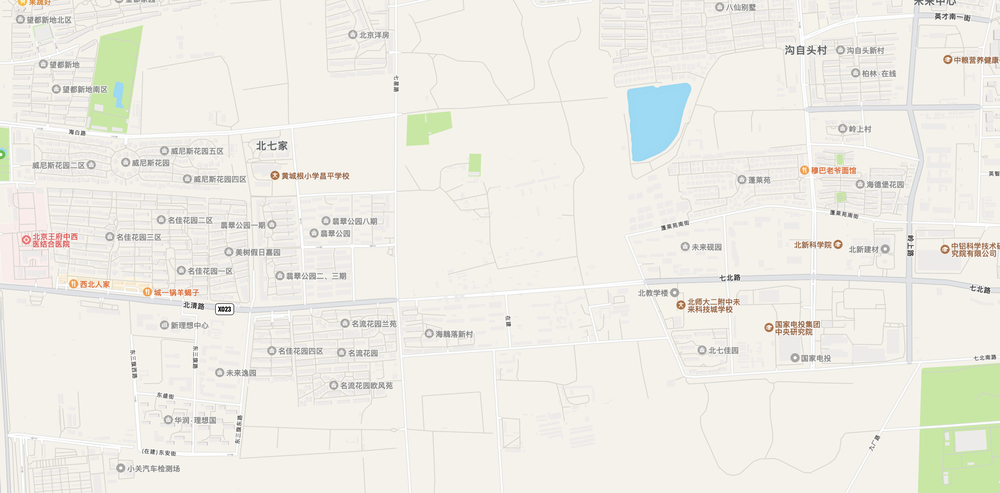
#> input picture screenshot/4.png, 1000 x 493 px, shrunk from 2840 x 1400 before the run
$ python pingjie.py
#> lines starting #> are read from the running program, lines starting #| are printed output that depends on the picture
import pyautogui
from PIL import Image
import os
import time

# 将所有图片拼成一个大图片


image_test = Image.open(os.path.dirname(__file__) + '/screenshot/4.png')
#> image_test is the input picture: PIL image 1000x493 RGBA; mean R, G, B, A 238.2, 236.7, 229.4, 255
each_width = image_test.width
#> each_width = 1000
total_width = each_width * 5
#> total_width = 5000
each_height = image_test.height
#> each_height = 493
total_height = each_height * 2
#> total_height = 986
print(total_width, total_height)
#| 5000 986


big_image = Image.new('RGB', (total_width, total_height))
#> big_image: PIL image 5000x986 RGB; every value is 0

x_offset = 0
y_offset = 0

image4 = Image.open(os.path.dirname(__file__) + '/screenshot/4.png')
big_image.paste(image4, (x_offset, 0))
x_offset += each_width
#> x_offset = 1000

image3 = Image.open(os.path.dirname(__file__) + '/screenshot/3.png')
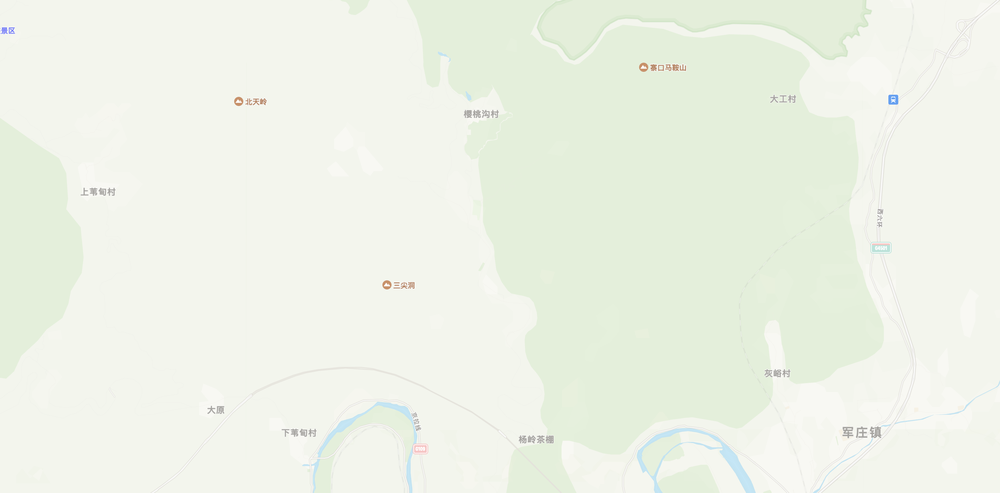
#> input picture screenshot/3.png, 1000 x 493 px, shrunk from 2840 x 1400 before the run
#> image3 is the input picture: PIL image 1000x493 RGBA; mean R, G, B, A 237.5, 242.5, 230.7, 255
big_image.paste(image3, (x_offset, 0))
x_offset += each_width
#> x_offset = 2000

image2 = Image.open(os.path.dirname(__file__) + '/screenshot/2.png')
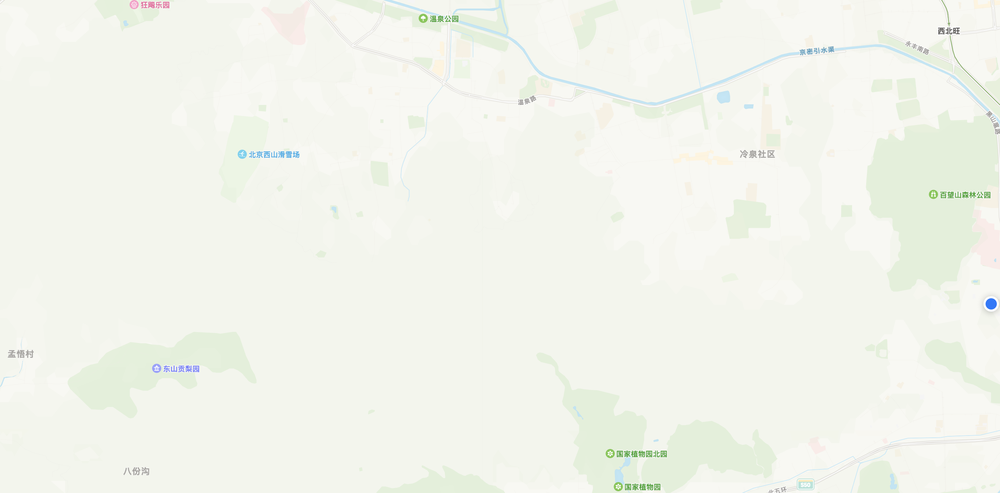
#> input picture screenshot/2.png, 1000 x 493 px, shrunk from 2840 x 1400 before the run
#> image2 is the input picture: PIL image 1000x493 RGBA; mean R, G, B, A 242, 244.5, 236.1, 255
big_image.paste(image2, (x_offset, 0))
x_offset += each_width
#> x_offset = 3000

image1 = Image.open(os.path.dirname(__file__) + '/screenshot/1.png')
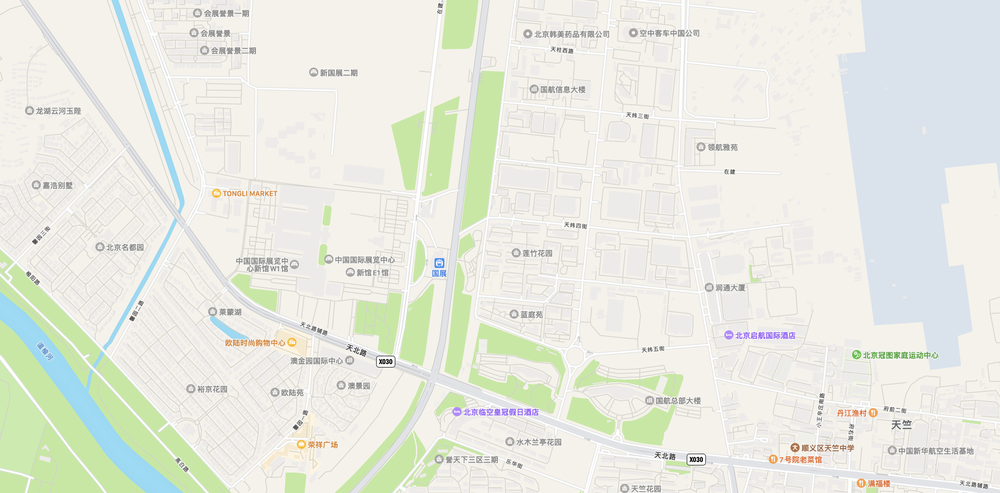
#> input picture screenshot/1.png, 1000 x 493 px, shrunk from 2840 x 1400 before the run
#> image1 is the input picture: PIL image 1000x493 RGBA; mean R, G, B, A 232.2, 234.8, 225.6, 255
big_image.paste(image1, (x_offset, 0))
x_offset += each_width
#> x_offset = 4000

image0 = Image.open(os.path.dirname(__file__) + '/screenshot/0.png')
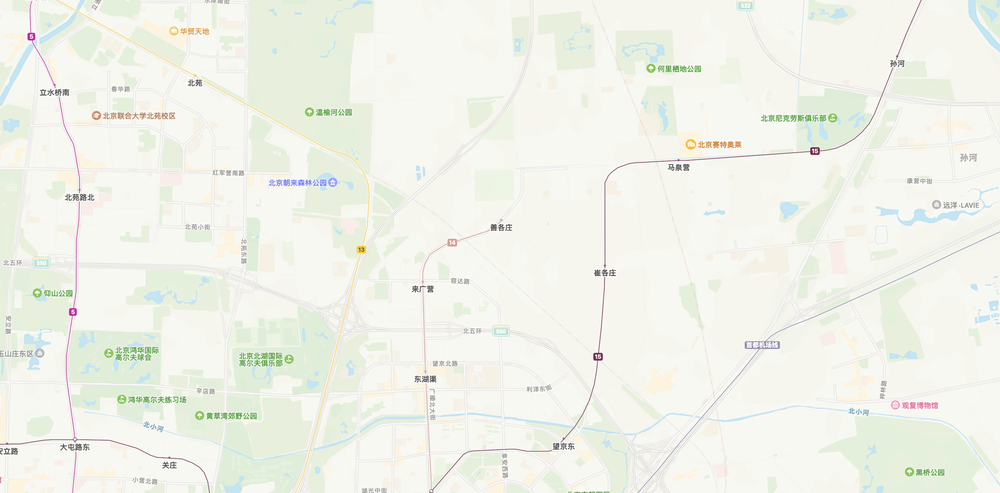
#> input picture screenshot/0.png, 1000 x 493 px, shrunk from 2840 x 1400 before the run
#> image0 is the input picture: PIL image 1000x493 RGBA; mean R, G, B, A 240.5, 242.7, 234.1, 255
big_image.paste(image0, (x_offset, 0))
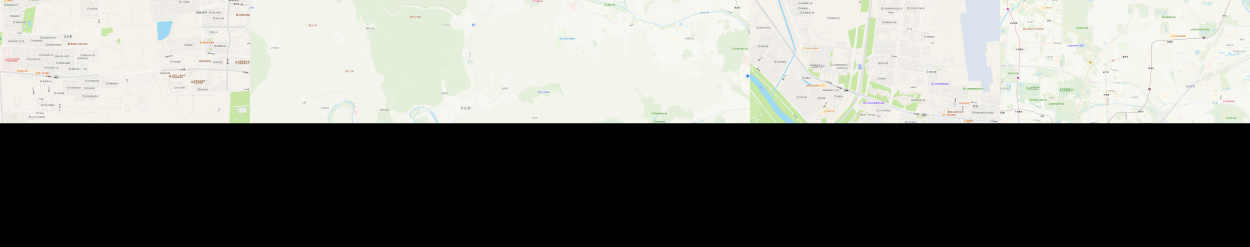
#> big_image: PIL image 5000x986 RGB (shown at 1/4 size); mean R, G, B 119, 120.1, 115.6
x_offset += each_width
#> x_offset = 5000


#  第二排
x_offset = 0
y_offset += each_height
#> y_offset = 493
image5 = Image.open(os.path.dirname(__file__) + '/screenshot/5.png')
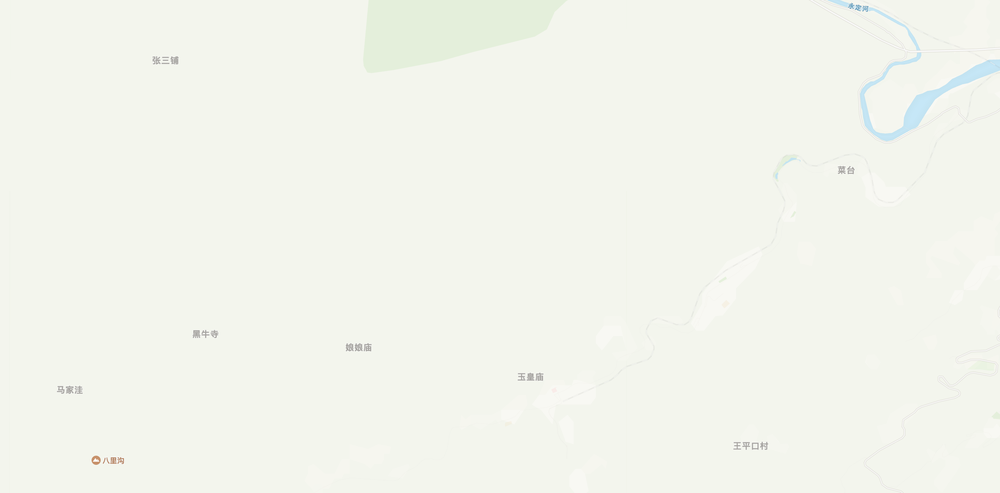
#> input picture screenshot/5.png, 1000 x 493 px, shrunk from 2840 x 1400 before the run
#> image5 is the input picture: PIL image 1000x493 RGBA; mean R, G, B, A 242.4, 244.7, 236.6, 255
big_image.paste(image5, (x_offset, y_offset))
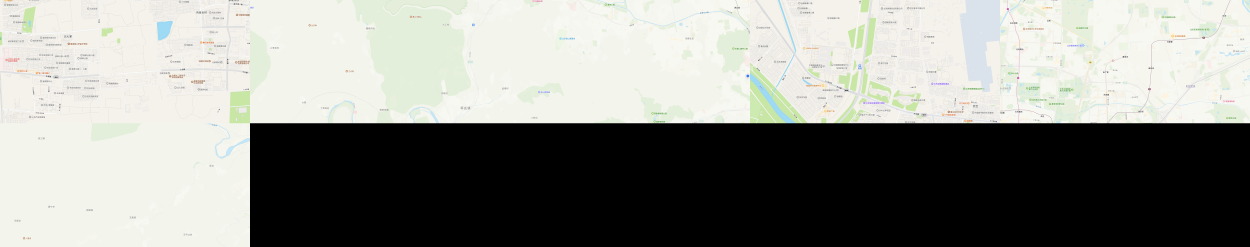
#> big_image: PIL image 5000x986 RGB (shown at 1/4 size); mean R, G, B 143.3, 144.6, 139.2
x_offset += each_width
#> x_offset = 1000

#> (the run stopped early here; a loop or call above may not have finished)
